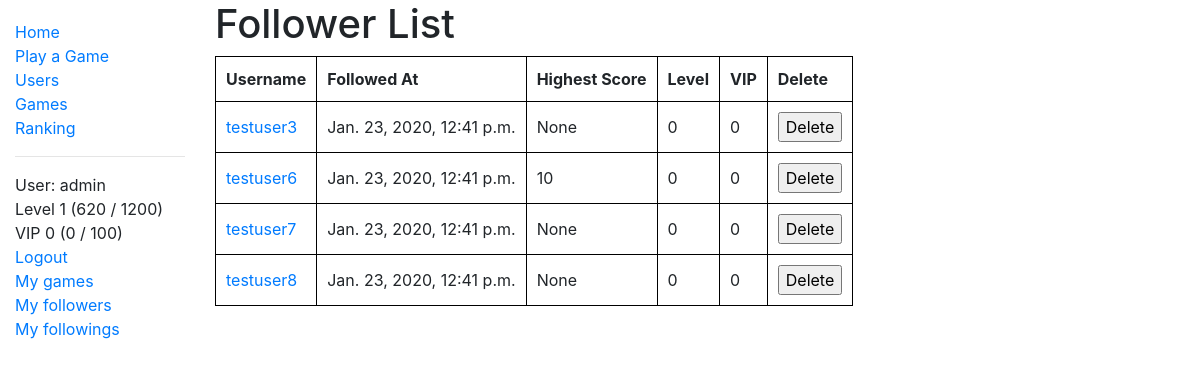
The page /two_zero_four_eight/user_follower/ (signed in) on the database its author committed.
### two_zero_four_eight/models.py (models this page shows, shortened)
class User(AbstractUser):
    game_played = models.IntegerField(verbose_name='Number of Games Played', default=0)
    highest_score = models.PositiveIntegerField(verbose_name='Highest Score', null=True, blank=True)
    fastest_solve = models.PositiveIntegerField(verbose_name='Fastest Solve', null=True, blank=True)
    experience = models.IntegerField(verbose_name='Experience', default=0)
    money_deposited = models.IntegerField(verbose_name='Money Deposited', default=0)
    num_follower = models.IntegerField(verbose_name='Followers', default=0)
    num_following = models.IntegerField(verbose_name='Followings', default=0)
    class Meta:
        ordering = ['date_joined']
    def get_absolute_url(self):
        return reverse('user-detail', args=[str(self.id)])
    @property
    def level(self):
        return binary_search(number=self.experience, array=experience_table)
    @property
    def level_string(self):
        return 'Level ' + status_string(level=self.level, experience=self.experience, table=experience_table)
    @property
    def vip_level(self):
        return binary_search(number=self.money_deposited, array=vip_table)
    @property
    def vip_level_string(self):
        return 'VIP ' + status_string(level=self.vip_level, experience=self.money_deposited, table=vip_table)

class Follow(models.Model):
    follower = models.ForeignKey(User, on_delete=models.CASCADE, null=False, blank=False, related_name='follower')
    user = models.ForeignKey(User, on_delete=models.CASCADE, null=False, blank=False, related_name='user')
    created = models.DateTimeField(default=timezone.now)
    updated = models.DateTimeField(default=timezone.now)
    active = models.BooleanField(default=True)
    class Meta:
        ordering = ['user']
        unique_together = ('user', 'follower',)
        index_together = ["user", "follower"]

### two_zero_four_eight/views.py (the view)
# urls.py: path('user_follower/', views.UserFollowerListView.as_view(), name='user-follower'),
class UserFollowerListView(LoginRequiredMixin, generic.ListView):
    paginate_by = 5
    template_name = 'two_zero_four_eight/user_follower_list.html'
    def get_queryset(self):
        return Follow.objects.filter(user=self.request.user, active=True)

### two_zero_four_eight/models.py (called while the page is built)
def binary_search(array, number):
    hi = len(array)
    lo = 0
    while hi > lo:
        mid = lo + int((hi - lo + 1) / 2)
        if array[mid] <= number:
            lo = mid
        else:
            hi = mid - 1
    return lo

def status_string(level, experience, table):
    return str(level) + ' (' + str(experience - table[level]) + ' / ' + str(table[level + 1] - table[level]) + ')'

### two_zero_four_eight/templates/two_zero_four_eight/user_follower_list.html (shortened to what this page needs)
{% extends "base_generic.html" %}
{% block content %}
  {% if follow_list %}
    <h1>Follower List</h1>
    <table>
      <tr>
        <th>Username</th>
        <th>Followed At</th>
        <th>Highest Score</th>
        <th>Level</th>
        <th>VIP</th>
        <th>Delete</th>
      </tr>
      {% for follow in follow_list %}
        <tr>
          <td><a href="{{ follow.follower.get_absolute_url }}">{{ follow.follower.username }}</a></td>
          <td>{{follow.created}}</td>
          <td>{{follow.follower.highest_score}}</td>
          <td>{{follow.follower.level}}</td>
          <td>{{follow.follower.vip_level}}</td>
          <td>
            <form action="" method="post">
              <input type="submit" value="Delete">
            </form>
          </td>
        </tr>
      {% endfor %}
    </table>
  {% else %}
    <p>You don't have any followers.</p>
  {% endif %}
{% endblock %}

### two_zero_four_eight/templates/base_generic.html (shortened to what this page needs)
<!DOCTYPE html>
<html lang="en">
<head>
  <link rel="stylesheet" href="https://stackpath.bootstrapcdn.com/bootstrap/4.1.3/css/bootstrap.min.css">
  {% load bootstrap_pagination %}
  <link rel="stylesheet" href="{% static 'css/styles.css' %}">
</head>
<body>
  <div class="container-fluid">
    <div class="row">
      <div class="col-sm-2">
      {% block sidebar %}
        <ul class="sidebar-nav">
          <li><a href="{% url 'index' %}">Home</a></li>
          <li><a href="{% url 'play-game' %}">Play a Game</a></li>
          <li><a href="{% url 'users' %}">Users</a></li>
          <li><a href="{% url 'games' %}">Games</a></li>
          <li><a href="{% url 'user-rank' %}">Ranking</a></li>
          <hr/>
          {% if user.is_authenticated %}
          <li>User: {{ user.get_username }}</li>
          <li>{{ user.level_string }}</li>
          <li>{{ user.vip_level_string }}</li>
          <li><a href="{% url 'logout'%}?next={{request.path}}">Logout</a></li>
          <li><a href="{% url 'user-game' user.id%}">My games</a></li>
          <li><a href="{% url 'user-follower' %}">My followers</a></li>
          <li><a href="{% url 'user-following' %}">My followings</a></li>
          {% else %}
             <li><a href="{% url 'login'%}?next={{request.path}}">Login</a></li>
          {% endif %}
        </ul>
     {% endblock %}
      </div>
      <div class="col-sm-10 ">
          {% block content %}{% endblock %}
      </div>
    </div>
  </div>
</body>
</html>

### two_zero_four_eight/static/css/styles.css (style rules this page uses)
.sidebar-nav { margin-top: 20px; padding: 0; list-style: none; }
table, th, td { padding: 10px; border: 1px solid black; border-collapse: collapse; }

### rows shown on the page
User: get_username "admin", level_string "Level 1 (620 / 1200)", vip_level_string "VIP 0 (0 / 100)"
Follow: follower.username "testuser3", created "Jan. 23, 2020, 12:41 p.m.", follower.highest_score "None", follower.level "0", follower.vip_level "0"
Follow: follower.username "testuser6", created "Jan. 23, 2020, 12:41 p.m.", follower.highest_score "10", follower.level "0", follower.vip_level "0"
Follow: follower.username "testuser7", created "Jan. 23, 2020, 12:41 p.m.", follower.highest_score "None", follower.level "0", follower.vip_level "0"
Follow: follower.username "testuser8", created "Jan. 23, 2020, 12:41 p.m.", follower.highest_score "None", follower.level "0", follower.vip_level "0"
